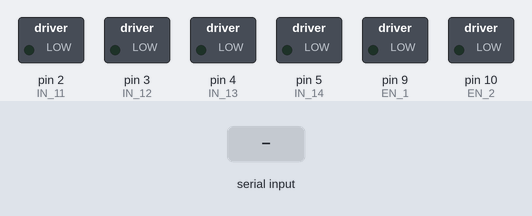
The sketch below on a simulated Arduino Uno, built with avr-gcc and run on an emulated ATmega328P. Shown: switched loads named in the sketch (green lamp = pin HIGH). The inputs (shaded band) are chosen by the test bench.

Above: at 1.2 s.
1.3 s: "90,45\n" received over Serial
At 2.1 s:
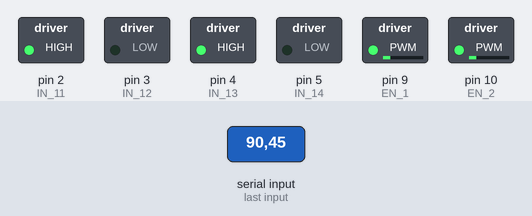
3.8 s: "30,150\n" received over Serial
At 4.6 s:
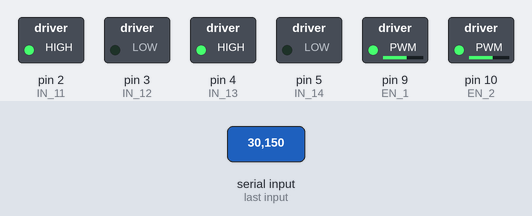
6.3 s: "200\n" received over Serial
At 7.1 s:
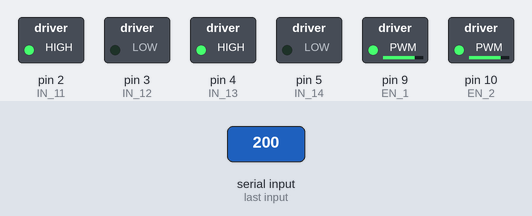
Timing chart, 0 to 9.3 s (numbered marks = the images above; inputs shaded):
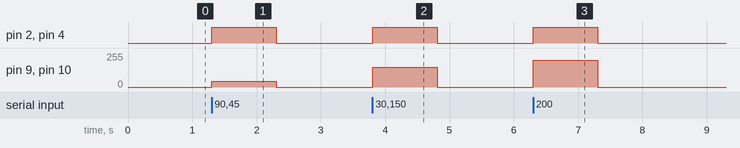

Measured:
- after the input at 1.3 s, pin 2 (IN_11), pin 4 (IN_13): LOW → HIGH at once, → LOW 1.0 s later; pin 9 (EN_1), pin 10 (EN_2): 0/255 → 45/255 at once, → 0/255 1.0 s later
- after the input at 3.8 s, pin 2 (IN_11), pin 4 (IN_13): LOW → HIGH at once, → LOW 1.0 s later; pin 9 (EN_1), pin 10 (EN_2): 0/255 → 150/255 at once, → 0/255 1.0 s later
- after the input at 6.3 s, pin 2 (IN_11), pin 4 (IN_13): LOW → HIGH at once, → LOW 1.0 s later; pin 9 (EN_1), pin 10 (EN_2): 0/255 → 200/255 at once, → 0/255 1.0 s later

The sketch:

Speed_control.ino
```cpp
// Define motor pins
#define IN_11  2        // L298N #1 in 4 motor Front Right
#define IN_12  3        // L298N #1 in 3 motor Front Right
#define IN_13  4        // L298N #1 in 2 motor Front Left
#define IN_14  5        // L298N #1 in 1 motor Front Left
#define EN_1   9        // Enable pin for Front motors
#define EN_2   10       // Enable pin for Front motors

// Speed variable
int speedValue = 0;

void setup() {
  // Initialize motor pins
  pinMode(IN_11, OUTPUT);
  pinMode(IN_12, OUTPUT);
  pinMode(IN_13, OUTPUT);
  pinMode(IN_14, OUTPUT);
  pinMode(EN_1, OUTPUT);
  pinMode(EN_2, OUTPUT);


  // Start serial communication
  Serial.begin(9600);

  // Stop motors initially
  stopMotors();
}

void loop() {
  if (Serial.available() > 0) {
    // Read the incoming speed value
    speedValue = Serial.parseInt();

    // If speedValue is greater than 0, move forward
    if (speedValue > 0) {
      moveForward(speedValue);
    } else {
      stopMotors();
    }
  }
}

// Function to move the robot forward
void moveForward(int speed) {
  // Front Right Motor
  analogWrite(EN_1, speed);
  digitalWrite(IN_11, HIGH);
  digitalWrite(IN_12, LOW);

  // Front Left Motor
  analogWrite(EN_2, speed);
  digitalWrite(IN_13, HIGH);
  digitalWrite(IN_14, LOW);


}

// Function to stop the robot
void stopMotors() {
  // Stop Front Right Motor
  analogWrite(EN_1, 0);
  digitalWrite(IN_11, LOW);
  digitalWrite(IN_12, LOW);

  // Stop Front Left Motor
  analogWrite(EN_2, 0);
  digitalWrite(IN_13, LOW);
  digitalWrite(IN_14, LOW);


}
```
